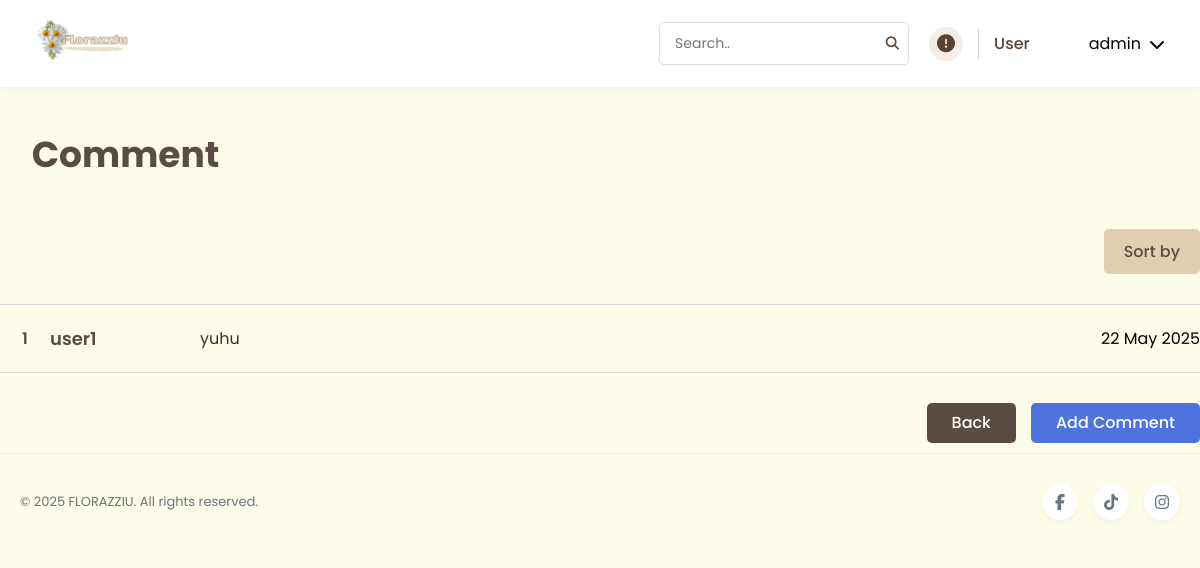
Page /flower_shop/products/comments.php?id=16 (signed in) on the earlier database version.
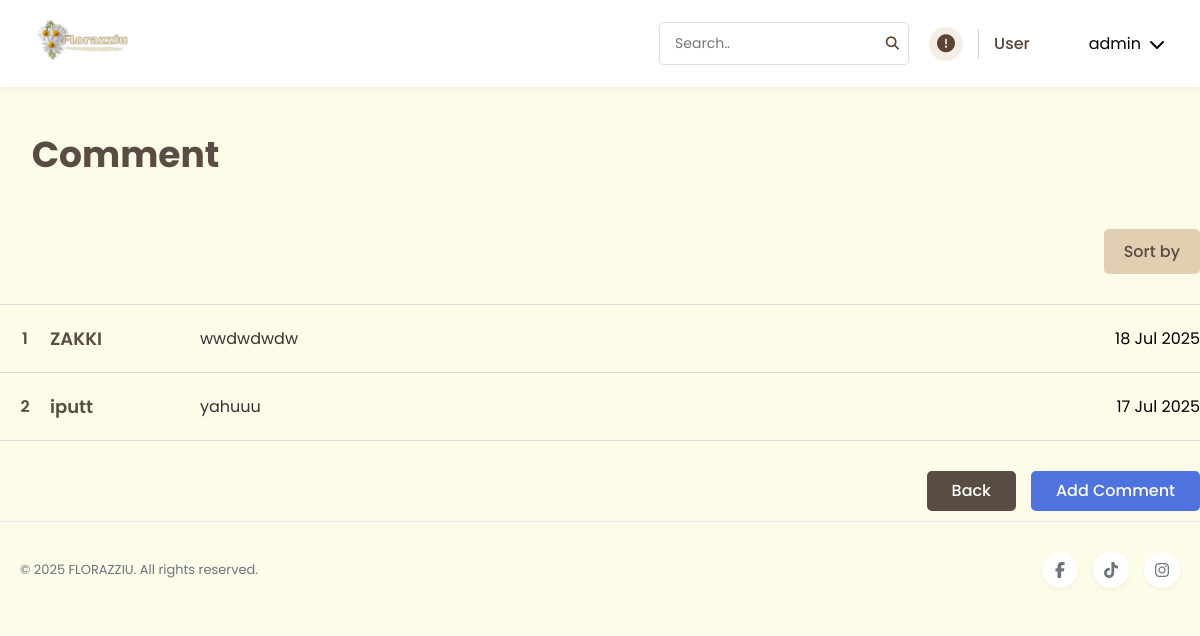
Same page on the later database version.
### tables this page shows
CREATE TABLE `comments` (
  `id` int(11) NOT NULL,
  `product_id` int(11) NOT NULL,
  `user_id` int(11) NOT NULL,
  `comment` text NOT NULL,
  `rating` tinyint(1) DEFAULT NULL,
  `created_at` timestamp NOT NULL DEFAULT current_timestamp(),
  `updated_at` timestamp NOT NULL DEFAULT current_timestamp() ON UPDATE current_timestamp(),
  `username` varchar(255) NOT NULL
);

CREATE TABLE `users` (
  `id` int(11) NOT NULL,
  `username` varchar(50) NOT NULL,
  `password` varchar(255) NOT NULL,
  `email` varchar(100) NOT NULL,
  `full_name` varchar(100) DEFAULT NULL,
  `profile_picture` varchar(255) DEFAULT NULL,
  `created_at` timestamp NOT NULL DEFAULT current_timestamp(),
  `updated_at` timestamp NOT NULL DEFAULT current_timestamp() ON UPDATE current_timestamp(),
  `role` enum('user','admin') DEFAULT 'user',
  `is_verified` tinyint(1) DEFAULT 0
);

### flower_shop/products/comments.php (the view, shortened to what this page needs)
<?php
include '../includes/header.php';
require '../config/database.php';
$product_id = $_GET['id'] ?? 0;
$sort = $_GET['sort'] ?? 'newest';
$orderBy = match($sort) {
    'a-z' => 'users.username ASC',
    'z-a' => 'users.username DESC',
    'oldest' => 'comments.created_at ASC',
    default => 'comments.created_at DESC'
};
$stmt = $pdo->prepare("
    SELECT comments.*, users.username
    FROM comments
    JOIN users ON comments.user_id = users.id
    WHERE comments.product_id = ?
    ORDER BY $orderBy
");
$stmt->execute([$product_id]);
$comments = $stmt->fetchAll(PDO::FETCH_ASSOC);
?>
<main>
    <div class="container">
        <h1 class="comments-title">Comment</h1> <div class="comments-filter">
            <div class="filter-dropdown">
                <button class="filter-btn">Sort by</button>
            </div>
        </div>
        <div class="comments-table">
            <?php if (!empty($comments)): ?>
                <?php foreach ($comments as $index => $comment): ?>
                    <div class="comment-item">
                        <div class="comment-number"><?= $index + 1 ?></div>
                        <div class="comment-user"><?= htmlspecialchars($comment['username']) ?></div>
                        <div class="comment-text"><?= htmlspecialchars($comment['comment']) ?></div>
                        <div class="comment-date"><?= date('d M Y', strtotime($comment['created_at'])) ?></div>
                    </div>
                <?php endforeach; ?>
            <?php else: ?>
                <div class="no-comments">Belum ada komentar.</div> <?php endif; ?>
        </div>
        <div class="comments-actions">
            <a href="product-detail.php?id=<?= $product_id ?>" class="back-btn">Back</a>
            <a href="add-comment.php?id=<?= $product_id ?>" class="add-comment-btn">Add Comment</a>
        </div>
    </div>
</main>
<?php include '../includes/footer.php'; ?>

Differences in the rows shown:
removed comments: user.username "user1", comment "yuhu", created_at "22 May 2025"
added comments: user.username "ZAKKI", comment "wwdwdwdw", created_at "18 Jul 2025"
added comments: user.username "iputt", comment "yahuuu", created_at "17 Jul 2025"
